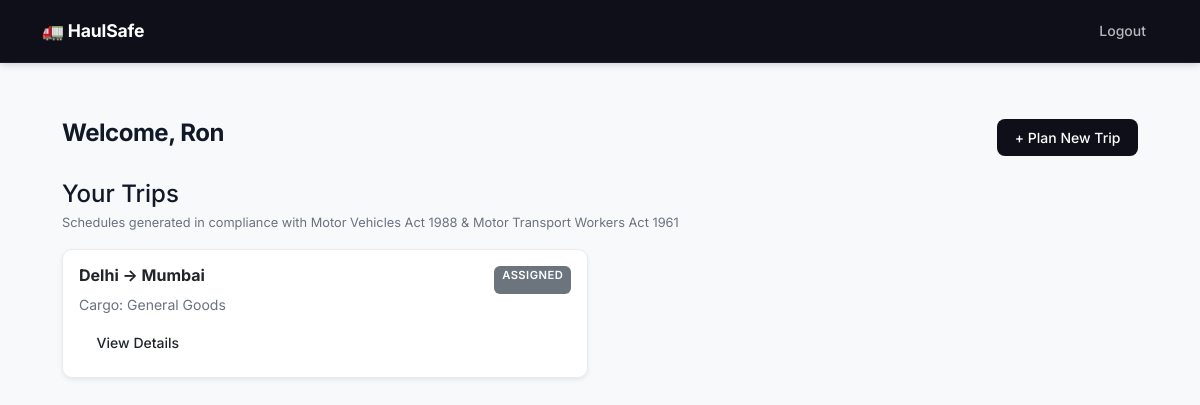
Page /manager (signed in) on the earlier database version.
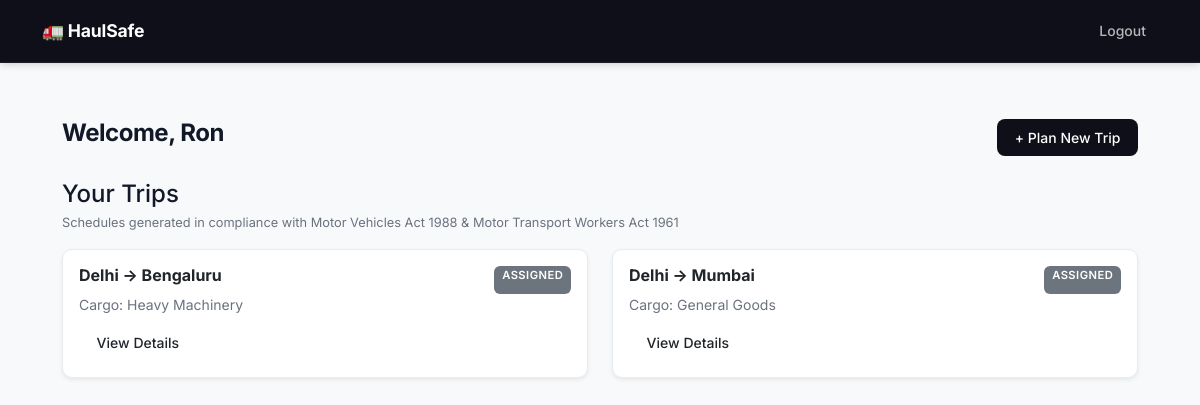
Same page on the later database version.
### tables this page shows
CREATE TABLE trips (
            id INTEGER PRIMARY KEY AUTOINCREMENT,
            manager_id INTEGER NOT NULL,
            driver_id INTEGER,
            origin TEXT NOT NULL,
            destination TEXT NOT NULL,
            cargo_type TEXT NOT NULL,
            cargo_fragile INTEGER DEFAULT 0,
            cargo_temp_sensitive INTEGER DEFAULT 0,
            status TEXT DEFAULT 'planned',
            created_at TIMESTAMP DEFAULT CURRENT_TIMESTAMP,
            FOREIGN KEY (manager_id) REFERENCES users(id),
            FOREIGN KEY (driver_id) REFERENCES users(id)
        );

### manager.py (the view)
@manager.route('/manager')
@manager_required
def dashboard():
    db = get_db()
    trips = db.execute(
        'SELECT * FROM trips WHERE manager_id = ? ORDER BY created_at DESC',
        (session['user_id'],)
    ).fetchall()
    db.close()
    return render_template('manager_dashboard.html', trips=trips)

### database.py (called while the page is built)
def get_db():
    db = sqlite3.connect("haulsafe.db")
    db.row_factory = sqlite3.Row
    return db

### manager.py (called while the page is built)
def manager_required(f):
    @wraps(f)
    def decorated(*args, **kwargs):
        if not session.get('user_id') or session.get('role') != 'manager':
            return redirect('/login')
        return f(*args, **kwargs)
    return decorated

### templates/manager_dashboard.html (shortened to what this page needs)
{% extends "layout.html" %}
{% block content %}
<div class="d-flex justify-content-between align-items-center mb-4">
    <h2 class="fw-bold">Welcome, {{ session['user_name'] }}</h2>
    <a href="/manager/new_trip" class="btn btn-dark">+ Plan New Trip</a>
</div>
<h4 class="mb-1">Your Trips</h4>
<p class="text-muted mb-3" style="font-size:0.8rem;">Schedules generated in compliance with Motor Vehicles Act 1988 & Motor Transport Workers Act 1961</p>
{% if trips %}
    <div class="row">
        {% for trip in trips %}
        <div class="col-md-6 mb-3">
            <div class="card shadow-sm">
                <div class="card-body">
                    <div class="d-flex justify-content-between">
                        <h6 class="fw-bold">{{ trip['origin'] }} → {{ trip['destination'] }}</h6>
                        <span class="badge bg-secondary">{{ trip['status'] }}</span>
                    </div>
                    <p class="text-muted mb-1">Cargo: {{ trip['cargo_type'] }}</p>
                    <a href="/manager/trip/{{ trip['id'] }}" class="btn btn-sm btn-outline-dark">View Details</a>
                </div>
            </div>
        </div>
        {% endfor %}
    </div>
{% else %}
    <div class="text-center py-5 text-muted">
        <p>No trips planned yet.</p>
        <a href="/manager/new_trip" class="btn btn-dark">Plan your first trip</a>
    </div>
{% endif %}
{% endblock %}

Differences in the rows shown:
added trips: origin "Delhi", destination "Bengaluru", status "ASSIGNED", cargo_type "Heavy Machinery"
